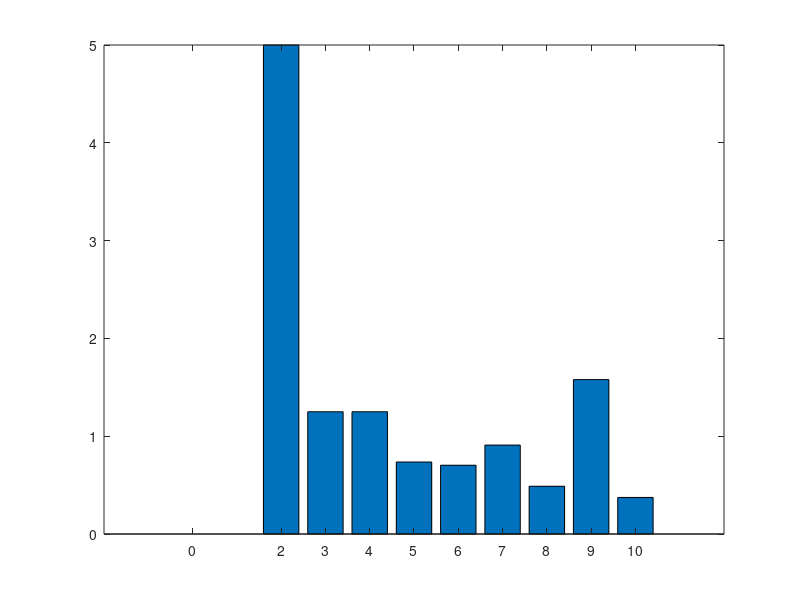

Recreate this plot in MATLAB.
for m=2:10 n=m-1;a=-1;b=1;step1=(b-a)/n;x=a:step1:b;y=abs(5*x);step2=(b-a)/100;xt=a:step2:b;wn=polyfit(x,y,n);ywn=polyval(wn,xt);err=abs(ywn-abs(5*xt));degr(m)=m;error(m)=max(err);bar(degr,error);end; 